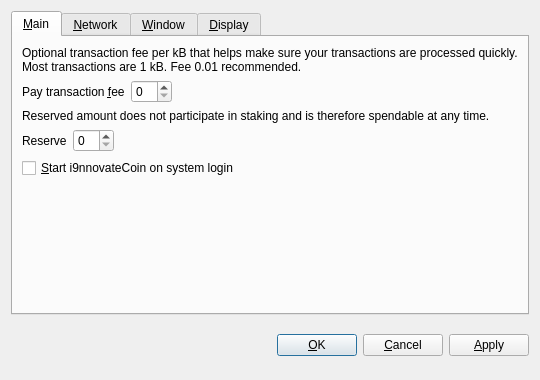
<?xml version="1.0" encoding="UTF-8"?>
<ui version="4.0">
 <class>OptionsDialog</class>
 <widget class="QDialog" name="OptionsDialog">
  <property name="geometry">
   <rect>
    <x>0</x>
    <y>0</y>
    <width>540</width>
    <height>380</height>
   </rect>
  </property>
  <property name="windowTitle">
   <string>Options</string>
  </property>
  <property name="modal">
   <bool>true</bool>
  </property>
  <layout class="QVBoxLayout" name="verticalLayout">
   <item>
    <widget class="QTabWidget" name="tabWidget">
     <property name="tabPosition">
      <enum>QTabWidget::North</enum>
     </property>
     <property name="currentIndex">
      <number>0</number>
     </property>
     <widget class="QWidget" name="tabMain">
      <attribute name="title">
       <string>&amp;Main</string>
      </attribute>
      <layout class="QVBoxLayout" name="verticalLayout_Main">
       <item>
        <widget class="QLabel" name="transactionFeeInfoLabel">
         <property name="text">
          <string>Optional transaction fee per kB that helps make sure your transactions are processed quickly. Most transactions are 1 kB. Fee 0.01 recommended.</string>
         </property>
         <property name="textFormat">
          <enum>Qt::PlainText</enum>
         </property>
         <property name="wordWrap">
          <bool>true</bool>
         </property>
        </widget>
       </item>
       <item>
        <layout class="QHBoxLayout" name="horizontalLayoutFee">
         <item>
          <widget class="QLabel" name="transactionFeeLabel">
           <property name="text">
            <string>Pay transaction &amp;fee</string>
           </property>
           <property name="textFormat">
            <enum>Qt::PlainText</enum>
           </property>
           <property name="buddy">
            <cstring>transactionFee</cstring>
           </property>
          </widget>
         </item>
         <item>
          <widget class="BitcoinAmountField" name="transactionFee"/>
         </item>
         <item>
          <spacer name="horizontalSpacerFee">
           <property name="orientation">
            <enum>Qt::Horizontal</enum>
           </property>
           <property name="sizeHint" stdset="0">
            <size>
             <width>40</width>
             <height>20</height>
            </size>
           </property>
          </spacer>
         </item>
        </layout>
       </item>
       <item>
        <widget class="QLabel" name="reserveBalanceInfoLabel">
         <property name="text">
          <string>Reserved amount does not participate in staking and is therefore spendable at any time.</string>
         </property>
         <property name="textFormat">
          <enum>Qt::PlainText</enum>
         </property>
         <property name="wordWrap">
          <bool>true</bool>
         </property>
        </widget>
       </item>
       <item>
        <layout class="QHBoxLayout" name="horizontalLayoutReserveBalance">
         <item>
          <widget class="QLabel" name="reserveBalanceLabel">
           <property name="text">
            <string>Reserve</string>
           </property>
           <property name="textFormat">
            <enum>Qt::PlainText</enum>
           </property>
           <property name="buddy">
            <cstring>reserveBalance</cstring>
           </property>
          </widget>
         </item>
         <item>
          <widget class="BitcoinAmountField" name="reserveBalance"/>
         </item>
         <item>
          <spacer name="horizontalSpacerReserveBalance">
           <property name="orientation">
            <enum>Qt::Horizontal</enum>
           </property>
           <property name="sizeHint" stdset="0">
            <size>
             <width>40</width>
             <height>20</height>
            </size>
           </property>
          </spacer>
         </item>
        </layout>
       </item>
       <item>
        <widget class="QCheckBox" name="bitcoinAtStartup">
         <property name="toolTip">
          <string>Automatically start i9nnovateCoin after logging in to the system.</string>
         </property>
         <property name="text">
          <string>&amp;Start i9nnovateCoin on system login</string>
         </property>
        </widget>
       </item>
       <item>
        <spacer name="verticalSpacer_Main">
         <property name="orientation">
          <enum>Qt::Vertical</enum>
         </property>
         <property name="sizeHint" stdset="0">
          <size>
           <width>20</width>
           <height>40</height>
          </size>
         </property>
        </spacer>
       </item>
      </layout>
     </widget>
     <widget class="QWidget" name="tabNetwork">
      <attribute name="title">
       <string>&amp;Network</string>
      </attribute>
      <layout class="QVBoxLayout" name="verticalLayout_Network">
       <item>
        <widget class="QCheckBox" name="mapPortUpnp">
         <property name="toolTip">
          <string>Automatically open the i9nnovateCoin client port on the router. This only works when your router supports UPnP and it is enabled.</string>
         </property>
         <property name="text">
          <string>Map port using &amp;UPnP</string>
         </property>
        </widget>
       </item>
       <item>
        <widget class="QCheckBox" name="connectSocks">
         <property name="toolTip">
          <string>Connect to the i9nnovateCoin network through a SOCKS proxy (e.g. when connecting through Tor).</string>
         </property>
         <property name="text">
          <string>&amp;Connect through SOCKS proxy:</string>
         </property>
        </widget>
       </item>
       <item>
        <layout class="QHBoxLayout" name="horizontalLayout_Network">
         <item>
          <widget class="QLabel" name="proxyIpLabel">
           <property name="text">
            <string>Proxy &amp;IP:</string>
           </property>
           <property name="textFormat">
            <enum>Qt::PlainText</enum>
           </property>
           <property name="buddy">
            <cstring>proxyIp</cstring>
           </property>
          </widget>
         </item>
         <item>
          <widget class="QValidatedLineEdit" name="proxyIp">
           <property name="maximumSize">
            <size>
             <width>140</width>
             <height>16777215</height>
            </size>
           </property>
           <property name="toolTip">
            <string>IP address of the proxy (e.g. 127.0.0.1)</string>
           </property>
          </widget>
         </item>
         <item>
          <widget class="QLabel" name="proxyPortLabel">
           <property name="text">
            <string>&amp;Port:</string>
           </property>
           <property name="textFormat">
            <enum>Qt::PlainText</enum>
           </property>
           <property name="buddy">
            <cstring>proxyPort</cstring>
           </property>
          </widget>
         </item>
         <item>
          <widget class="QLineEdit" name="proxyPort">
           <property name="maximumSize">
            <size>
             <width>55</width>
             <height>16777215</height>
            </size>
           </property>
           <property name="toolTip">
            <string>Port of the proxy (e.g. 9050)</string>
           </property>
          </widget>
         </item>
         <item>
          <widget class="QLabel" name="socksVersionLabel">
           <property name="text">
            <string>SOCKS &amp;Version:</string>
           </property>
           <property name="textFormat">
            <enum>Qt::PlainText</enum>
           </property>
           <property name="buddy">
            <cstring>socksVersion</cstring>
           </property>
          </widget>
         </item>
         <item>
          <widget class="QValueComboBox" name="socksVersion">
           <property name="toolTip">
            <string>SOCKS version of the proxy (e.g. 5)</string>
           </property>
          </widget>
         </item>
         <item>
          <spacer name="horizontalSpacer_Network">
           <property name="orientation">
            <enum>Qt::Horizontal</enum>
           </property>
           <property name="sizeHint" stdset="0">
            <size>
             <width>40</width>
             <height>20</height>
            </size>
           </property>
          </spacer>
         </item>
        </layout>
       </item>
       <item>
        <spacer name="verticalSpacer_Network">
         <property name="orientation">
          <enum>Qt::Vertical</enum>
         </property>
         <property name="sizeHint" stdset="0">
          <size>
           <width>20</width>
           <height>40</height>
          </size>
         </property>
        </spacer>
       </item>
      </layout>
     </widget>
     <widget class="QWidget" name="tabWindow">
      <attribute name="title">
       <string>&amp;Window</string>
      </attribute>
      <layout class="QVBoxLayout" name="verticalLayout_Window">
       <item>
        <widget class="QCheckBox" name="minimizeToTray">
         <property name="toolTip">
          <string>Show only a tray icon after minimizing the window.</string>
         </property>
         <property name="text">
          <string>&amp;Minimize to the tray instead of the taskbar</string>
         </property>
        </widget>
       </item>
       <item>
        <widget class="QCheckBox" name="minimizeOnClose">
         <property name="toolTip">
          <string>Minimize instead of exit the application when the window is closed. When this option is enabled, the application will be closed only after selecting Quit in the menu.</string>
         </property>
         <property name="text">
          <string>M&amp;inimize on close</string>
         </property>
        </widget>
       </item>
       <item>
        <spacer name="verticalSpacer_Window">
         <property name="orientation">
          <enum>Qt::Vertical</enum>
         </property>
         <property name="sizeHint" stdset="0">
          <size>
           <width>20</width>
           <height>40</height>
          </size>
         </property>
        </spacer>
       </item>
      </layout>
     </widget>
     <widget class="QWidget" name="tabDisplay">
      <attribute name="title">
       <string>&amp;Display</string>
      </attribute>
      <layout class="QVBoxLayout" name="verticalLayout_Display">
       <item>
        <layout class="QHBoxLayout" name="horizontalLayout_1_Display">
         <item>
          <widget class="QLabel" name="langLabel">
           <property name="text">
            <string>User Interface &amp;language:</string>
           </property>
           <property name="textFormat">
            <enum>Qt::PlainText</enum>
           </property>
           <property name="buddy">
            <cstring>lang</cstring>
           </property>
          </widget>
         </item>
         <item>
          <widget class="QValueComboBox" name="lang">
           <property name="toolTip">
            <string>The user interface language can be set here. This setting will take effect after restarting i9nnovateCoin.</string>
           </property>
          </widget>
         </item>
        </layout>
       </item>
       <item>
        <layout class="QHBoxLayout" name="horizontalLayout_2_Display">
         <item>
          <widget class="QLabel" name="unitLabel">
           <property name="text">
            <string>&amp;Unit to show amounts in:</string>
           </property>
           <property name="textFormat">
            <enum>Qt::PlainText</enum>
           </property>
           <property name="buddy">
            <cstring>unit</cstring>
           </property>
          </widget>
         </item>
         <item>
          <widget class="QValueComboBox" name="unit">
           <property name="toolTip">
            <string>Choose the default subdivision unit to show in the interface and when sending coins.</string>
           </property>
          </widget>
         </item>
        </layout>
       </item>
       <item>
        <widget class="QCheckBox" name="displayAddresses">
         <property name="toolTip">
          <string>Whether to show i9nnovateCoin addresses in the transaction list or not.</string>
         </property>
         <property name="text">
          <string>&amp;Display addresses in transaction list</string>
         </property>
        </widget>
       </item>
       <item>
        <widget class="QCheckBox" name="coinControlFeatures">
         <property name="toolTip">
          <string>Whether to show coin control features or not.</string>
         </property>
         <property name="text">
          <string>Display coin &amp;control features (experts only!)</string>
         </property>
        </widget>
       </item>
       <item>
        <spacer name="verticalSpacer_Display">
         <property name="orientation">
          <enum>Qt::Vertical</enum>
         </property>
         <property name="sizeHint" stdset="0">
          <size>
           <width>20</width>
           <height>40</height>
          </size>
         </property>
        </spacer>
       </item>
      </layout>
     </widget>
    </widget>
   </item>
   <item>
    <layout class="QHBoxLayout" name="horizontalLayout_Buttons">
     <item>
      <spacer name="horizontalSpacer_1">
       <property name="orientation">
        <enum>Qt::Horizontal</enum>
       </property>
       <property name="sizeHint" stdset="0">
        <size>
         <width>40</width>
         <height>48</height>
        </size>
       </property>
      </spacer>
     </item>
     <item>
      <widget class="QLabel" name="statusLabel">
       <property name="font">
        <font>
         <weight>75</weight>
         <bold>true</bold>
        </font>
       </property>
       <property name="text">
        <string/>
       </property>
       <property name="textFormat">
        <enum>Qt::PlainText</enum>
       </property>
       <property name="wordWrap">
        <bool>true</bool>
       </property>
      </widget>
     </item>
     <item>
      <spacer name="horizontalSpacer_2">
       <property name="orientation">
        <enum>Qt::Horizontal</enum>
       </property>
       <property name="sizeHint" stdset="0">
        <size>
         <width>40</width>
         <height>48</height>
        </size>
       </property>
      </spacer>
     </item>
     <item>
      <widget class="QPushButton" name="okButton">
       <property name="text">
        <string>&amp;OK</string>
       </property>
      </widget>
     </item>
     <item>
      <widget class="QPushButton" name="cancelButton">
       <property name="text">
        <string>&amp;Cancel</string>
       </property>
       <property name="autoDefault">
        <bool>false</bool>
       </property>
      </widget>
     </item>
     <item>
      <widget class="QPushButton" name="applyButton">
       <property name="text">
        <string>&amp;Apply</string>
       </property>
       <property name="autoDefault">
        <bool>false</bool>
       </property>
      </widget>
     </item>
    </layout>
   </item>
  </layout>
 </widget>
 <customwidgets>
  <customwidget>
   <class>BitcoinAmountField</class>
   <extends>QSpinBox</extends>
   <header>bitcoinamountfield.h</header>
  </customwidget>
  <customwidget>
   <class>QValueComboBox</class>
   <extends>QComboBox</extends>
   <header>qvaluecombobox.h</header>
  </customwidget>
  <customwidget>
   <class>QValidatedLineEdit</class>
   <extends>QLineEdit</extends>
   <header>qvalidatedlineedit.h</header>
  </customwidget>
 </customwidgets>
 <resources/>
 <connections/>
</ui>
